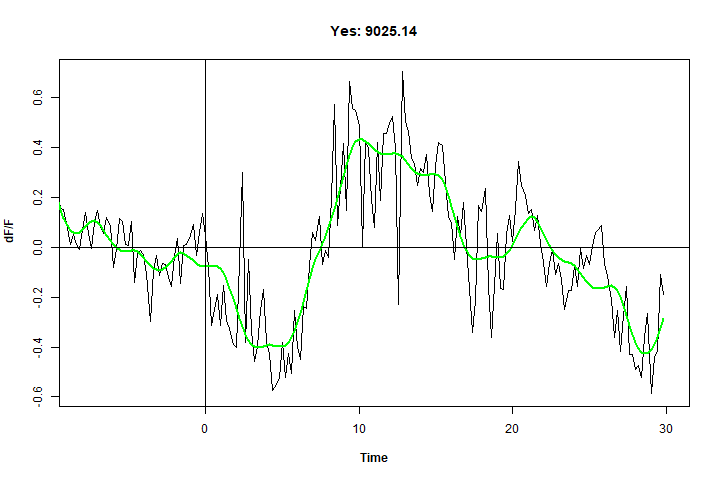

The R source for this figure:
## Required packages
library(data.table)
library(dplyr)
library(tidyverse)
library(gsignal)
library(boxfilter)
library(npreg)
## Open a png file
png(filename = "./plots/YR9025.14ss.png", width = 720, height = 480)
## make the plot
ss <- ss(G9025.14$time, G9025.14$dFF, nknots = 15, m = 2)
plot(G9025.14$time, G9025.14$dFF, type = "l", xlim = c(-8, 30), main = "Yes: 9025.14", 
     xlab = substitute(paste(bold('Time'))), ylab = substitute(paste(bold('dF/F'))))
lines(predict(ss, G9025.14$time), col = "green", lwd = 2)
abline(a = 0, b = 0, h = 0, v = 0, lwd = 1)
dev.off()